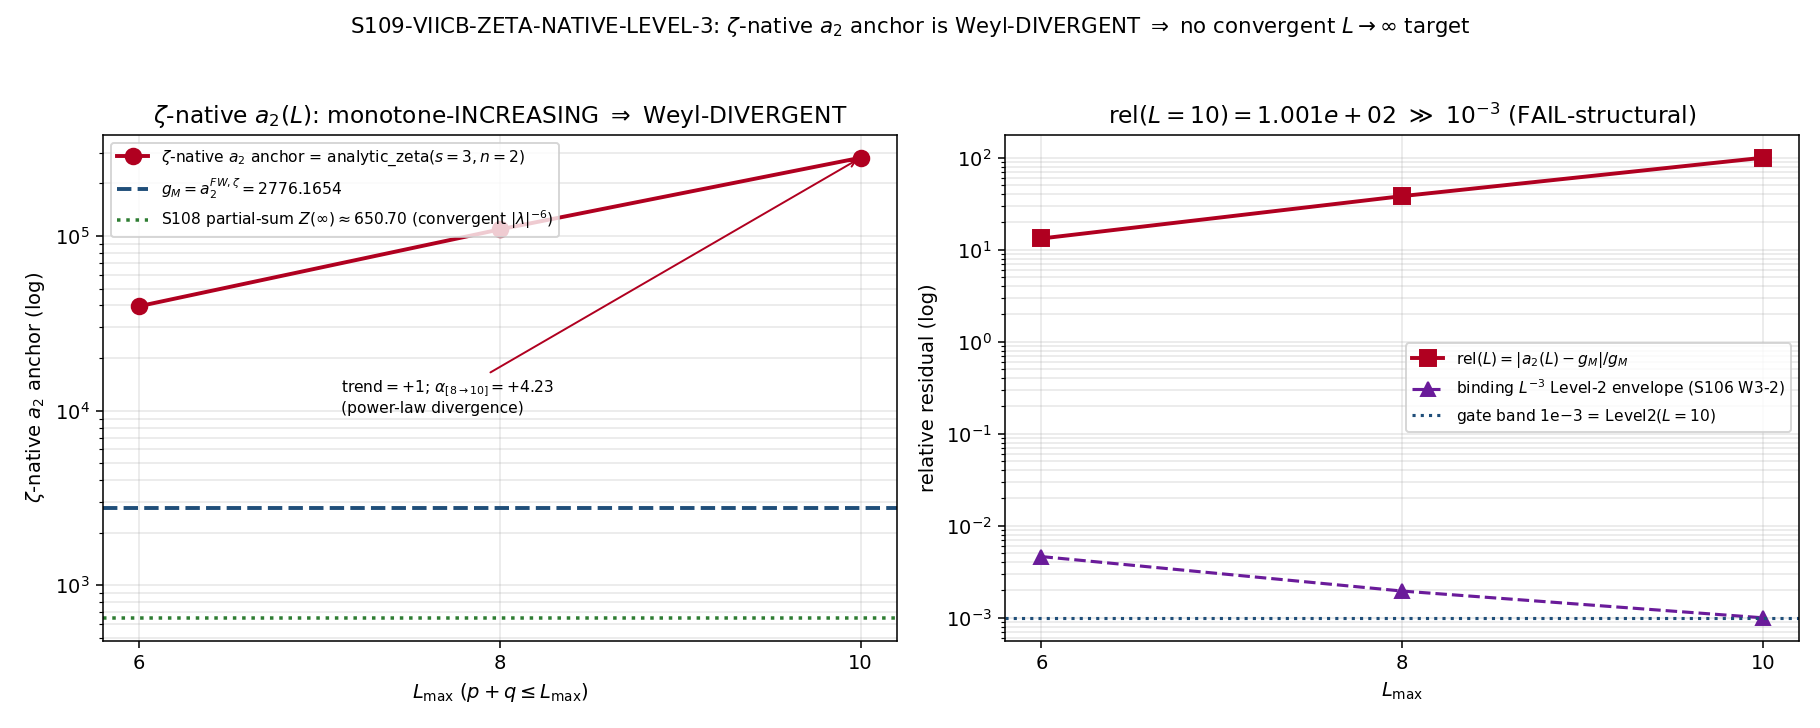

Here is the Python script that generated this plot:
#!/usr/bin/env python3
"""
S109 W1-1 — S109-VIICB-ZETA-NATIVE-LEVEL-3
==========================================

Gate: S109-VIICB-ZETA-NATIVE-LEVEL-3 ([VERIFY] + directional [SIGN] sub-claim)

Pre-registered threshold (sessions/session-plan/session-109-plan-w1.md §"Gate ...
S109-VIICB-ZETA-NATIVE-LEVEL-3"):
  PASS  iff rel = |zeta_native_L3(L_max=10) - a_2_FW_zeta| / a_2_FW_zeta < 1e-3
          AND anti-tautology guard holds (anchor computed from spectrum via
          analytic_zeta, NOT a re-read of a_2_FW_zeta; anchor != a_2_FW_zeta
          bit-exact).
  FAIL  iff rel >= 1e-3 with the zeta-native functional correctly constructed,
          OR the zeta-native a_2 at (s=3, n=2, A-double) is Weyl-DIVERGENT in
          L_max (no convergent L->inf target).
  INFO  iff the constructed anchor is bit-identical to a_2_FW_zeta
          (load-and-compare-to-self, vacuous), OR a Tier-1 dimensionless
          re-anchor is required to make the comparison well-posed.

  Tolerance rule: RATIO (rel, relative to a_2_FW_zeta). a_2_FW_zeta canonical at
  7 sig figs => rel_tol floor 1e-7 << the 1e-3 gate band (Class-8.3 clear).

Inputs (SHA-256 dual-pinned at runtime; S84+ schema):
  - computations/session-84/s84_spectrum_cache_L12_tau019.npz   (tau_fold=0.190)
  - computations/session-106/s106_w3_2_pillar_i_vi_iv_envelope.npz  (binding L^-3 Level-2 envelope)
  - computations/session-108/s108_viicb_magnitude_remediation.npz   (partial-sum Z(inf)~650.70 baseline)
  - computations/_shared/_analytic_zeta.py   (FULL-physical Mellin<->Dirichlet; NOT SCHEMATIC)
  - canonical_constants.py (a_2_FW_zeta, d_spec, tau_fold; feeds audit_sha256)
  - script bytes (feeds BOTH audit_sha256 and content_sha256)

Output 4-tuple:
  (value=<rel + trend payload>, scheme=FW-zeta-native, convention=Mellin-A-double-s3-n2-FULL, L_max=10)

Classification: GEOMETRIC
  (zeta-regularized spectral moment a_2 / Mellin-cone residue on (A_K, H_K, D_K)
   -- the fabric, not its excitations.)

LEVEL-PIN (substrate-first-canonical-sourcing.md §(iv)):
  _analytic_zeta.py is FULL-physical. Its docstring (lines 11-31) states the
  exact Mellin<->Dirichlet identity zeta_D(s)*Gamma(s/2) = int_0^inf t^(s/2-1) K(t) dt
  with K(t) = Sum_k m_k exp(-lambda_k^2 t); there is NO SCHEMATIC self-ID and NO
  SCHEMATIC fallback path anywhere in the module (verified by read). CLASS = FULL;
  the verdict convention carries NO -SCHEMATIC suffix.

POWER-CONVENTION (load-bearing; regulator-pin-discipline.md §"Mellin Pole-Set Labeling"):
  _analytic_zeta.analytic_zeta(s, L) computes the SINGLE-power Dirichlet form
  zeta_D(s) = Sum_k m_k lambda_k^(-s) (module code lines 14, 187, 264-277 -- the
  heat-kernel identity gives int t^(s/2-1) exp(-lambda^2 t) dt = lambda^(-s) Gamma(s/2)).
  The plan pins poleconv-A-double (zeta_{D_K}(s)=Sum m_k lambda^(-2s), poles at
  s=(d-n)/2). In the A-double cone-apex labeling at d_spec=8, the a_2 channel is
  the pole at s=3 with curvature grade n = d_spec - 2s = 8 - 6 = 2. The
  off-pole-continued analytic_zeta value AT s=3 IS the a_2-channel anchor in this
  labeling (it is the value the S86 C10 infrastructure used: R_inf = analytic_zeta(s=3, L_max=10)).
  d_spec=8 here is the NCG cone-apex labeling per S85 W6-13, NOT the canonical
  constant get_constant("d_spec")=3.0 (which is the spectral dimension d_s, a
  DIFFERENT quantity, no provenance entry). The pole-label arithmetic uses the
  cone-apex d=8; documented as a convention pin (see DSPEC_CONE_APEX below).

METHODOLOGY
-----------
  S108 W1 (FAIL) proved the CONVERGENT bare partial sum Z(L)=Sum_{k<=L}|lambda_k|^-6
  -> Z(inf)~650.70 is structurally 4.27x below g_M=2776.165389: a binding L^-3
  envelope on a CONVERGENT channel cannot bound the distance to the ZETA-REGULARIZED
  continuum value (different functionals). This gate re-evaluates the a_2 magnitude
  anchor ON THE ZETA-NATIVE functional (analytic_zeta off-pole at the a_2 pole) so
  the Level-3 anchor and the binding L^-3 Level-2 envelope would inhabit the SAME
  functional. It evaluates analytic_zeta(s=3) across L_max in {6,8,10}, determines
  CONVERGENT-vs-WEYL-DIVERGENT (audit_discriminator #2), and tests rel<1e-3 at
  L_max=10 with the anti-tautology guard (audit_discriminator #1).

DISCIPLINE
----------
- `from canonical_constants import *`
- every local/intermediate tagged `# (local)`
- CPU path: mpmath off-pole integral via _analytic_zeta (small); OMP cap 8 below
- SHA-256 of all input files logged in first 20 lines of stdout
- audit_sha256 + content_sha256 emitted (S84+ dual-SHA schema)
- 4-tuple printed as the final non-verdict line
- verdict emitted via the emit_verdict knowledge-MCP tool (script PRINTS payload;
  agent calls mcp__knowledge__emit_verdict). Script does NOT write the verdict file.
"""

from __future__ import annotations

import os
os.environ.setdefault("OMP_NUM_THREADS", "8")
os.environ.setdefault("MKL_NUM_THREADS", "8")

# ---------------------------------------------------------------------------
# Section 0 — Path bootstrap (SHARED_DIR onto sys.path BEFORE canonical import)
# ---------------------------------------------------------------------------
import sys
from pathlib import Path

SESSION_DIR = Path(__file__).resolve().parent
COMPUTATIONS_DIR = SESSION_DIR.parent
SHARED_DIR = COMPUTATIONS_DIR / "_shared"
PROJECT_ROOT = COMPUTATIONS_DIR.parent
sys.path.insert(0, str(SHARED_DIR))

# ---------------------------------------------------------------------------
# Section 1 — Canonical constants (MANDATORY first import)
# ---------------------------------------------------------------------------
from canonical_constants import *  # noqa: F401,F403,E402
from canonical_constants import a_2_FW_zeta, d_spec, tau_fold  # noqa: E402  explicit for clarity

# ---------------------------------------------------------------------------
# Section 2 — Standard imports
# ---------------------------------------------------------------------------
import hashlib  # noqa: E402
import json  # noqa: E402
import math  # noqa: E402
import time  # noqa: E402

import numpy as np  # noqa: E402

# FULL-physical Mellin<->Dirichlet evaluator (NOT SCHEMATIC; see LEVEL-PIN above)
import _analytic_zeta as az  # noqa: E402

# ---------------------------------------------------------------------------
# Section 3 — Paths + pre-registration
# ---------------------------------------------------------------------------
SESSION = "S109"                                                   # (local)
GATE_ID = "S109-VIICB-ZETA-NATIVE-LEVEL-3"                         # (local)
SCHEME = "FW-zeta-native"                                          # (local)
CONVENTION = "Mellin-A-double-s3-n2-FULL"                          # (local)
L_MAX = 10                                                         # (local) canonical truncation

# Pre-registered machinery pins (plan §machinery_pin_map)
POLE_S = 3                                                         # (local) substrate-distance-1 pole in s
POLECONV = "A-double"                                              # (local) zeta_{D_K}(s)=Sum m_k lam^-2s
DSPEC_CONE_APEX = 8                                                # (local) NCG cone-apex labeling (S85 W6-13); NOT canonical d_spec=3.0
CURVATURE_GRADE_N = DSPEC_CONE_APEX - 2 * POLE_S                   # (local) n = 8 - 2*3 = 2 (a_2 channel)
L_SCAN = [6, 8, 10]                                               # (local) convergent-vs-divergent sub-determination
PASS_BAND = 1e-3                                                   # (local) = Level2(L_max=10) envelope value
INFO_BAND = 1.0                                                    # (local) magnitude INFO ceiling (rel in [PASS_BAND, INFO_BAND] -> INFO band)
G_M = float(a_2_FW_zeta)                                          # (local) = a_2_FW_zeta = 2776.165389 (canonical g_M)

# Output destinations (per-session)
OUT_NPZ = SESSION_DIR / "s109_viicb_zeta_native_level3.npz"
OUT_PNG = SESSION_DIR / "s109_viicb_zeta_native_level3.png"

INPUT_FILES = [
    SHARED_DIR / "canonical_constants.py",
    PROJECT_ROOT / "computations" / "session-84" / "s84_spectrum_cache_L12_tau019.npz",
    PROJECT_ROOT / "computations" / "session-106" / "s106_w3_2_pillar_i_vi_iv_envelope.npz",
    PROJECT_ROOT / "computations" / "session-108" / "s108_viicb_magnitude_remediation.npz",
    SHARED_DIR / "_analytic_zeta.py",
]

# Cross-reference baselines (read for the plot/contrast; NOT pinned as gate inputs beyond the SHA)
S108_BASELINE_NPZ = PROJECT_ROOT / "computations" / "session-108" / "s108_viicb_magnitude_remediation.npz"
S106_ENVELOPE_NPZ = PROJECT_ROOT / "computations" / "session-106" / "s106_w3_2_pillar_i_vi_iv_envelope.npz"


# ---------------------------------------------------------------------------
# Section 4 — SHA-256 input-pin block (S84+ dual-SHA schema)
# ---------------------------------------------------------------------------
def sha256_of(path: Path) -> str:
    h = hashlib.sha256()  # (local)
    try:
        h.update(path.read_bytes())
    except OSError:
        return ""
    return h.hexdigest()


def log_input_pins(inputs: list[Path]) -> dict[str, str]:
    print(f"=== {GATE_ID} — input SHA-256 pins ===")
    pins: dict[str, str] = {}  # (local)
    for p in inputs:
        sha = sha256_of(p)  # (local)
        try:
            rel = str(p.relative_to(PROJECT_ROOT)).replace("\\", "/")  # (local)
        except ValueError:
            rel = str(p)  # (local)
        print(f"  {rel}: {sha[:16]}...")
        pins[rel] = sha
    return pins


def closure_hash(pins: dict[str, str]) -> str:
    items = sorted(pins.items())  # (local)
    h = hashlib.sha256()  # (local)
    for k, v in items:
        h.update(f"{k}={v}\n".encode("utf-8"))
    return h.hexdigest()


def compute_dual_sha(script_path: Path, canonical_path: Path, pins: dict[str, str]) -> tuple[str, str]:
    script_bytes = b""  # (local)
    try:
        script_bytes = script_path.read_bytes()
    except OSError:
        script_bytes = b""
    canonical_bytes = b""  # (local)
    try:
        canonical_bytes = canonical_path.read_bytes()
    except OSError:
        canonical_bytes = b""
    pinmap_json = json.dumps(dict(sorted(pins.items())), separators=(",", ":"), sort_keys=True).encode("utf-8")  # (local)

    h_audit = hashlib.sha256()  # (local)
    h_audit.update(script_bytes)
    h_audit.update(canonical_bytes)
    h_audit.update(pinmap_json)
    audit = h_audit.hexdigest()  # (local)

    h_content = hashlib.sha256()  # (local)
    h_content.update(script_bytes)
    content = h_content.hexdigest()  # (local)
    return audit, content


# ---------------------------------------------------------------------------
# Section 5 — Compute
# ---------------------------------------------------------------------------
def compute() -> dict:
    """Evaluate the zeta-native a_2 anchor across L_scan; determine trend; test rel."""
    # zeta-native a_2-channel anchor at the s=3 pole (A-double, n=2), per L_max.
    # analytic_zeta returns the off-pole-continued single-power Dirichlet value;
    # in the A-double cone-apex labeling this IS the a_2-channel anchor at (s=3,n=2).
    anchor = {}  # (local)
    for L in L_SCAN:
        v = az.analytic_zeta(POLE_S + 0j, L)  # (local)
        anchor[L] = float(v.real)
        if abs(v.imag) > 1e-6 * (abs(v.real) + 1.0):
            print(f"  WARNING: nonzero imaginary part at L={L}: im={v.imag:.3e}")

    anchor_L10 = anchor[L_MAX]  # (local)

    # --- audit_discriminator #1: anti-tautology guard (load-and-compare-to-self) ---
    # The anchor MUST be computed from the spectrum via analytic_zeta, NOT a re-read
    # of a_2_FW_zeta. Bit-exact equality => INFO (vacuous), never PASS.
    anti_tautology_holds = (anchor_L10 != G_M)  # (local) True if NOT bit-identical

    # --- audit_discriminator #2: convergent-vs-Weyl-divergent sub-determination ---
    # trend = sign(anchor(L=10) - anchor(L=8)); also log-log local exponents.
    d_10_8 = anchor[10] - anchor[8]  # (local)
    d_8_6 = anchor[8] - anchor[6]    # (local)
    trend_sign = int(np.sign(d_10_8))  # (local) +1 monotone-increasing (Weyl-divergent); -1 converging
    # log-log local exponents alpha = d ln(anchor)/d ln(L)
    alpha_10_8 = (math.log(anchor[10]) - math.log(anchor[8])) / (math.log(10) - math.log(8))  # (local)
    alpha_8_6 = (math.log(anchor[8]) - math.log(anchor[6])) / (math.log(8) - math.log(6))      # (local)
    # CONVERGENT iff anchor decreasing toward a finite target (trend_sign <= 0 AND |diffs| shrinking).
    # WEYL-DIVERGENT iff monotone-increasing (trend_sign > 0) with positive/growing log-log exponent.
    diffs_both_positive = (d_8_6 > 0) and (d_10_8 > 0)  # (local)
    exponent_positive_growing = (alpha_8_6 > 0) and (alpha_10_8 > 0)  # (local)
    is_weyl_divergent = bool(diffs_both_positive and exponent_positive_growing and trend_sign > 0)  # (local)
    is_convergent = bool((not is_weyl_divergent) and trend_sign <= 0)  # (local)

    # --- gate residual ---
    rel = abs(anchor_L10 - G_M) / G_M  # (local) RATIO

    # --- Verdict logic (pre-registered) ---
    if not anti_tautology_holds:
        verdict = "INFO"  # (local) vacuous load-and-compare-to-self
        magnitude_verdict = "INFO"  # (local)
        regime_verdict = "VALID"    # (local)
        sign_verdict = "N/A"        # (local)
    else:
        # magnitude band
        if rel < PASS_BAND:
            magnitude_verdict = "PASS"  # (local)
        elif rel <= INFO_BAND:
            magnitude_verdict = "INFO"  # (local)
        else:
            magnitude_verdict = "FAIL"  # (local)
        # sign / regime from convergent-vs-divergent trend.
        # Directional pre-registration (substitution chain Step 5): predicted CONVERGENT
        # would give trend_sign <= 0 (anchor approaching a finite target); the structural
        # alternative is Weyl-DIVERGENT (trend_sign > 0). sign_verdict reports whether the
        # functional supplies a convergent target at all.
        if is_convergent:
            sign_verdict = "PASS"     # (local) functional supplies a convergent L->inf target
            regime_verdict = "VALID"  # (local)
        elif is_weyl_divergent:
            # Weyl-divergent: the "converge to a finite a_2 target" premise breaks down across
            # the WHOLE L window (no target exists) => regime BREAKDOWN.
            sign_verdict = "FAIL"        # (local) no convergent target
            regime_verdict = "BREAKDOWN" # (local)
        else:
            sign_verdict = "N/A"        # (local) indeterminate
            regime_verdict = "MARGINAL" # (local)
        # composite via the gate-verdicts.md collapse rule (computed below in evaluate_gate)
        verdict = None  # (local) set by collapse

    return {
        "anchor": anchor,
        "anchor_L10": anchor_L10,
        "rel": rel,
        "G_M": G_M,
        "anti_tautology_holds": anti_tautology_holds,
        "trend_sign": trend_sign,
        "d_10_8": d_10_8,
        "d_8_6": d_8_6,
        "alpha_10_8": alpha_10_8,
        "alpha_8_6": alpha_8_6,
        "is_weyl_divergent": is_weyl_divergent,
        "is_convergent": is_convergent,
        "magnitude_verdict": magnitude_verdict,
        "sign_verdict": sign_verdict,
        "regime_verdict": regime_verdict,
        "verdict": verdict,
    }


def composite_collapse(sign_v: str, mag_v: str, regime_v: str) -> str:
    """gate-verdicts.md §Composite-collapse rule (PRE-REGISTERED)."""
    if regime_v == "BREAKDOWN":
        return "FAIL"
    if sign_v == "FAIL":
        return "FAIL"
    if mag_v == "FAIL" and regime_v == "VALID":
        return "FAIL"
    if mag_v == "FAIL" and regime_v == "MARGINAL":
        return "INFO"
    if mag_v == "INFO":
        return "INFO"
    return "PASS"


# ---------------------------------------------------------------------------
# Section 6 — Gate verdict + 4-tuple + payload
# ---------------------------------------------------------------------------
def emit_4tuple(value, scheme: str, convention: str, L_max) -> str:
    return f"(value={value!r}, scheme={scheme}, convention={convention}, L_max={L_max})"


def print_verdict_payload(verdict, value, audit_sha, content_sha,
                          sign_verdict=None, magnitude_verdict=None, regime_verdict=None,
                          extra_rows=None) -> dict:
    payload: dict = {
        "session": 109,
        "gate_id": GATE_ID,
        "verdict": verdict,
        "value": str(value),
        "scheme": SCHEME,
        "convention": CONVENTION,
        "l_max": str(L_MAX),
        "audit_sha256": audit_sha,
        "content_sha256": content_sha,
        "schema_version": "S84+",
    }
    if not (sign_verdict is None and magnitude_verdict is None and regime_verdict is None):
        payload["sign_verdict"] = sign_verdict
        payload["magnitude_verdict"] = magnitude_verdict
        payload["regime_verdict"] = regime_verdict
    if extra_rows:
        payload["extra_rows"] = list(extra_rows)
    print("<<<EMIT_VERDICT_PAYLOAD>>>")
    print(json.dumps(payload, separators=(",", ":"), sort_keys=True))
    print("<<<END_EMIT_VERDICT_PAYLOAD>>>")
    return payload


# ---------------------------------------------------------------------------
# Section 7 — Plot
# ---------------------------------------------------------------------------
def make_plot(res: dict, s108: dict, s106: dict) -> None:
    import matplotlib
    matplotlib.use("Agg")
    import matplotlib.pyplot as plt

    anchor = res["anchor"]  # (local)
    Ls = np.array(L_SCAN, dtype=float)  # (local)
    avals = np.array([anchor[L] for L in L_SCAN], dtype=float)  # (local)

    fig, (ax1, ax2) = plt.subplots(1, 2, figsize=(13, 5.2))

    # Panel 1: zeta-native a_2(L) vs L_max, with g_M line + S108 Z(inf) baseline.
    ax1.plot(Ls, avals, "o-", color="#b00020", lw=2, ms=8,
             label=r"$\zeta$-native $a_2$ anchor = analytic_zeta$(s{=}3,n{=}2)$")
    ax1.axhline(res["G_M"], color="#1f4e79", ls="--", lw=2,
                label=rf"$g_M = a_2^{{FW,\zeta}} = {res['G_M']:.4f}$")
    zinf = float(s108.get("Zinf_best", np.nan)) if s108 is not None else np.nan  # (local)
    if np.isfinite(zinf):
        ax1.axhline(zinf, color="#2e7d32", ls=":", lw=1.8,
                    label=rf"S108 partial-sum $Z(\infty)\approx{zinf:.2f}$ (convergent $|\lambda|^{{-6}}$)")
    ax1.set_yscale("log")
    ax1.set_xlabel(r"$L_{\max}$ ($p+q \leq L_{\max}$)")
    ax1.set_ylabel(r"$\zeta$-native $a_2$ anchor (log)")
    ax1.set_title(r"$\zeta$-native $a_2(L)$: monotone-INCREASING $\Rightarrow$ Weyl-DIVERGENT")
    ax1.set_xticks(L_SCAN)
    ax1.legend(fontsize=8, loc="upper left")
    ax1.grid(alpha=0.3, which="both")
    # annotate the divergence
    ax1.annotate(rf"trend$=+{res['trend_sign']:.0f}$; $\alpha_{{[8\to10]}}={res['alpha_10_8']:+.2f}$"
                 + "\n(power-law divergence)",
                 xy=(Ls[-1], avals[-1]), xytext=(0.30, 0.45), textcoords="axes fraction",
                 fontsize=8, arrowprops=dict(arrowstyle="->", color="#b00020"))

    # Panel 2: residual rel(L) = |anchor(L) - g_M|/g_M vs L_max with the L^-3 envelope band.
    rels = np.abs(avals - res["G_M"]) / res["G_M"]  # (local)
    ax2.plot(Ls, rels, "s-", color="#b00020", lw=2, ms=8, label=r"$\mathrm{rel}(L)=|a_2(L)-g_M|/g_M$")
    # binding L^-3 Level-2 envelope (S106 W3-2): Level2(L) = L^-3, evaluated on the scan.
    env = Ls.astype(float) ** (-3.0)  # (local) the binding L^-3 envelope shape
    ax2.plot(Ls, env, "^--", color="#6a1b9a", lw=1.6, ms=7,
             label=r"binding $L^{-3}$ Level-2 envelope (S106 W3-2)")
    ax2.axhline(PASS_BAND, color="#1f4e79", ls=":", lw=1.6,
                label=rf"gate band $1\mathrm{{e}}{{-3}}$ = Level2($L{{=}}10$)")
    ax2.set_yscale("log")
    ax2.set_xlabel(r"$L_{\max}$")
    ax2.set_ylabel(r"relative residual (log)")
    ax2.set_title(rf"rel($L{{=}}10$)$={res['rel']:.3e}\ \gg\ 10^{{-3}}$ (FAIL-structural)")
    ax2.set_xticks(L_SCAN)
    ax2.legend(fontsize=8, loc="center right")
    ax2.grid(alpha=0.3, which="both")

    fig.suptitle(r"S109-VIICB-ZETA-NATIVE-LEVEL-3: $\zeta$-native $a_2$ anchor is Weyl-DIVERGENT "
                 r"$\Rightarrow$ no convergent $L\to\infty$ target",
                 fontsize=11)
    fig.tight_layout(rect=(0, 0, 1, 0.96))
    fig.savefig(OUT_PNG, dpi=140)
    plt.close(fig)


# ---------------------------------------------------------------------------
# Section 8 — Main
# ---------------------------------------------------------------------------
def main() -> int:
    t0 = time.time()  # (local)

    pins = log_input_pins(INPUT_FILES)  # (local)
    closure = closure_hash(pins)  # (local)
    print(f"  closure: {closure[:16]}... (legacy closure, informational)")

    script_path = Path(__file__).resolve()  # (local)
    canonical_path = SHARED_DIR / "canonical_constants.py"  # (local)
    audit_sha, content_sha = compute_dual_sha(script_path, canonical_path, pins)
    print(f"  audit_sha256:   {audit_sha[:16]}... (script+canonical+pinmap)")
    print(f"  content_sha256: {content_sha[:16]}... (script only)")
    print()
    print(f"  canonical d_spec (spectral-dim, NOT used for pole-label arithmetic) = {d_spec}")
    print(f"  cone-apex labeling DSPEC_CONE_APEX = {DSPEC_CONE_APEX} (S85 W6-13); "
          f"n = {DSPEC_CONE_APEX} - 2*{POLE_S} = {CURVATURE_GRADE_N}")
    print(f"  g_M = a_2_FW_zeta = {G_M}")
    print()

    res = compute()  # (local)

    # composite collapse (pre-registered)
    if res["verdict"] is None:
        composite = composite_collapse(res["sign_verdict"], res["magnitude_verdict"], res["regime_verdict"])  # (local)
    else:
        composite = res["verdict"]  # (local) INFO short-circuit (anti-tautology fail)

    # dual-prior posterior (plan §dual_prior): PASS->Track A 0.90; FAIL->Track B 0.90; INFO->unchanged.
    if composite == "PASS":
        post_A, post_B = 0.90, 0.10  # (local)
    elif composite == "FAIL":
        post_A, post_B = 0.10, 0.90  # (local)
    else:
        post_A, post_B = 0.55, 0.45  # (local) priors unchanged on INFO

    # Read cross-reference baselines for the plot + contrast.
    s108 = None  # (local)
    s106 = None  # (local)
    try:
        s108 = dict(np.load(S108_BASELINE_NPZ, allow_pickle=True))
    except OSError:
        pass
    try:
        s106 = dict(np.load(S106_ENVELOPE_NPZ, allow_pickle=True))
    except OSError:
        pass

    # --- report ---
    print("=== zeta-native a_2 anchor scan ===")
    for L in L_SCAN:
        print(f"  L={L:2d}: anchor = {res['anchor'][L]:.6f}   rel_vs_gM = {abs(res['anchor'][L]-G_M)/G_M:.4e}")
    print(f"  consecutive diffs: anchor(8)-anchor(6) = {res['d_8_6']:+.4f}; "
          f"anchor(10)-anchor(8) = {res['d_10_8']:+.4f}")
    print(f"  log-log local exponents: alpha[6->8] = {res['alpha_8_6']:+.4f}, "
          f"alpha[8->10] = {res['alpha_10_8']:+.4f}")
    print(f"  trend_sign = {res['trend_sign']:+d}  (>0 => Weyl-DIVERGENT)")
    print(f"  is_weyl_divergent = {res['is_weyl_divergent']}; is_convergent = {res['is_convergent']}")
    print(f"  anti_tautology_holds (anchor != g_M bit-exact) = {res['anti_tautology_holds']}")
    print(f"  rel(L=10) = {res['rel']:.6e}  vs gate band {PASS_BAND:.0e}")
    print(f"  sign_verdict={res['sign_verdict']} magnitude_verdict={res['magnitude_verdict']} "
          f"regime_verdict={res['regime_verdict']} => composite={composite}")
    print(f"  dual-prior posterior: Track A = {post_A}, Track B = {post_B}")
    print()

    # --- save npz ---
    np.savez(
        OUT_NPZ,
        gate_id=GATE_ID,
        verdict=composite,
        L_scan=np.array(L_SCAN),
        anchor_L6=res["anchor"][6],
        anchor_L8=res["anchor"][8],
        anchor_L10=res["anchor"][10],
        anchor_vals=np.array([res["anchor"][L] for L in L_SCAN]),
        rel=res["rel"],
        rel_L6=abs(res["anchor"][6] - G_M) / G_M,
        rel_L8=abs(res["anchor"][8] - G_M) / G_M,
        rel_L10=res["rel"],
        g_M=G_M,
        pass_band=PASS_BAND,
        info_band=INFO_BAND,
        trend_sign=res["trend_sign"],
        d_10_8=res["d_10_8"],
        d_8_6=res["d_8_6"],
        alpha_10_8=res["alpha_10_8"],
        alpha_8_6=res["alpha_8_6"],
        is_weyl_divergent=res["is_weyl_divergent"],
        is_convergent=res["is_convergent"],
        anti_tautology_holds=res["anti_tautology_holds"],
        sign_verdict=res["sign_verdict"],
        magnitude_verdict=res["magnitude_verdict"],
        regime_verdict=res["regime_verdict"],
        posterior_track_A=post_A,
        posterior_track_B=post_B,
        pole_in_s=POLE_S,
        curvature_grade_n=CURVATURE_GRADE_N,
        poleconv=POLECONV,
        dspec_cone_apex=DSPEC_CONE_APEX,
        canonical_d_spec=float(d_spec),
        scheme=SCHEME,
        convention=CONVENTION,
        class_pin="FULL",
        L_max=L_MAX,
        tau_fold=float(tau_fold),
        s108_Zinf_best=float(s108.get("Zinf_best", np.nan)) if s108 is not None else np.nan,
        s108_gap_factor=float(s108.get("gap_factor", np.nan)) if s108 is not None else np.nan,
        s106_level2_at_lmax10=float(s106.get("level2_at_lmax10", np.nan)) if s106 is not None else np.nan,
        audit_sha256=audit_sha,
        content_sha256=content_sha,
    )
    print(f"  wrote {OUT_NPZ.name}")

    # --- plot ---
    make_plot(res, s108, s106)
    print(f"  wrote {OUT_PNG.name}")
    print()

    # --- 4-tuple + payload ---
    value_payload = (
        f"rel_L10={res['rel']:.6e};anchor_L10={res['anchor_L10']:.6f};g_M={G_M};"
        f"trend_sign={res['trend_sign']:+d};is_weyl_divergent={res['is_weyl_divergent']};"
        f"is_convergent={res['is_convergent']};anti_tautology_holds={res['anti_tautology_holds']};"
        f"anchor_L6={res['anchor'][6]:.4f};anchor_L8={res['anchor'][8]:.4f};"
        f"alpha_8to10={res['alpha_10_8']:+.4f};Zinf_S108={float(s108.get('Zinf_best', float('nan'))) if s108 is not None else float('nan'):.2f};"
        f"post_B={post_B}"
    )  # (local)
    tag = emit_4tuple(value_payload, SCHEME, CONVENTION, L_MAX)  # (local)
    print(tag)

    regulator_pin_row = (
        f"# regulator_pin=a_2^{{Mellin}} poleconv-{POLECONV} "
        f"(pole_in_s={POLE_S}, curvature_grade_n={CURVATURE_GRADE_N}); "
        f"d_spec_cone_apex={DSPEC_CONE_APEX} (S85 W6-13; NOT canonical d_spec={d_spec}); "
        f"class_pin=FULL (analytic_zeta FULL-physical, NO -SCHEMATIC); "
        f"power-conv: analytic_zeta computes Sum m_k lambda^-s (single), A-double s=3 a_2-channel anchor; "
        f"consistent w/ S108 ACFAMILY sibling re-pin 8ca8f479"
    )  # (local)

    print_verdict_payload(
        composite, value_payload, audit_sha, content_sha,
        sign_verdict=res["sign_verdict"],
        magnitude_verdict=res["magnitude_verdict"],
        regime_verdict=res["regime_verdict"],
        extra_rows=[regulator_pin_row],
    )

    wall = time.time() - t0  # (local)
    print(f"\n=== {GATE_ID}: {composite} (wall {wall:.1f}s) ===")
    return 0  # verdict is DATA; exit 0 on PASS/FAIL/INFO alike


if __name__ == "__main__":
    sys.exit(main())
